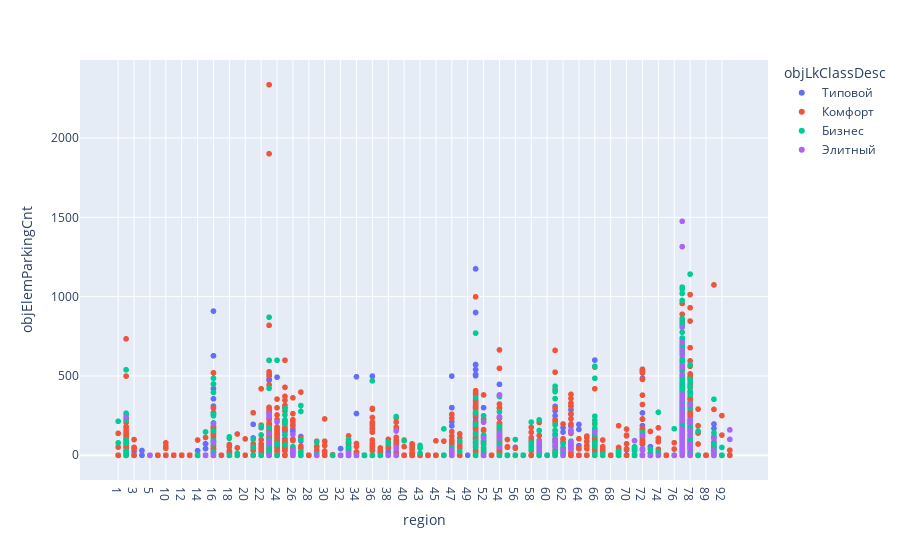

The notebook cell this image was saved under:
### Markdown cell above
Вывод: по срокам сдачи (дальние сроки сдачи) выделяются 2 (Республика Башкортостан), 23 (Краснодарский край) и 35 (Вологодская область) регионы

### Code cell
# Диаграмма рассеивания количества парковочных мест для объектов по регионам
Scatterplot_reg('objElemParkingCnt')

### Figure 1 — Plotly figure (JSON) as saved in the notebook; plotly's stock layout.template omitted (floating-point values rounded to 4 significant figures; data arrays with more than 128 entries replaced by an {"elided": "..."} marker saying what was removed)
{"data": [{"hovertemplate": "objLkClassDesc=Типовой<br>region=%{x}<br>objElemParkingCnt=%{y}<extra></extra>", "legendgroup": "Типовой", "marker": {"color": "#636efa", "symbol": "circle"}, "mode": "markers", "name": "Типовой", "showlegend": true, "type": "scattergl", "x": {"elided": "2768 str values"}, "xaxis": "x", "y": {"elided": "2768 int values"}, "yaxis": "y"}, {"hovertemplate": "objLkClassDesc=Комфорт<br>region=%{x}<br>objElemParkingCnt=%{y}<extra></extra>", "legendgroup": "Комфорт", "marker": {"color": "#EF553B", "symbol": "circle"}, "mode": "markers", "name": "Комфорт", "showlegend": true, "type": "scattergl", "x": {"elided": "4001 str values"}, "xaxis": "x", "y": {"elided": "4001 int values"}, "yaxis": "y"}, {"hovertemplate": "objLkClassDesc=Бизнес<br>region=%{x}<br>objElemParkingCnt=%{y}<extra></extra>", "legendgroup": "Бизнес", "marker": {"color": "#00cc96", "symbol": "circle"}, "mode": "markers", "name": "Бизнес", "showlegend": true, "type": "scattergl", "x": {"elided": "761 str values"}, "xaxis": "x", "y": {"elided": "761 int values"}, "yaxis": "y"}, {"hovertemplate": "objLkClassDesc=Элитный<br>region=%{x}<br>objElemParkingCnt=%{y}<extra></extra>", "legendgroup": "Элитный", "marker": {"color": "#ab63fa", "symbol": "circle"}, "mode": "markers", "name": "Элитный", "showlegend": true, "type": "scattergl", "x": {"elided": "199 str values"}, "xaxis": "x", "y": {"elided": "199 int values"}, "yaxis": "y"}], "layout": {"legend": {"title": {"text": "objLkClassDesc"}, "tracegroupgap": 0}, "margin": {"t": 60}, "xaxis": {"anchor": "y", "domain": [0, 1], "title": {"text": "region"}}, "yaxis": {"anchor": "x", "domain": [0, 1], "title": {"text": "objElemParkingCnt"}}}}
